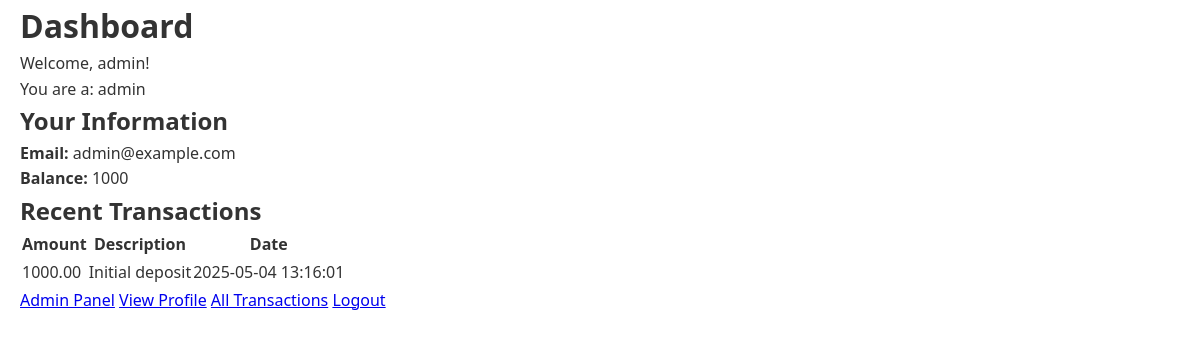
/dashboard.php (signed in), run on the app's committed database.
### tables this page shows
CREATE TABLE users (
    id INT AUTO_INCREMENT PRIMARY KEY,
    username VARCHAR(50) NOT NULL,
    password VARCHAR(255) NOT NULL,
    email VARCHAR(100) NOT NULL,
    role ENUM('user', 'admin') DEFAULT 'user',
    full_name VARCHAR(100),
    address TEXT,
    phone VARCHAR(20),
    created_at TIMESTAMP DEFAULT CURRENT_TIMESTAMP
);

CREATE TABLE transactions (
    id INT AUTO_INCREMENT PRIMARY KEY,
    user_id INT NOT NULL,
    amount DECIMAL(10,2) NOT NULL,
    description VARCHAR(255),
    transaction_date TIMESTAMP DEFAULT CURRENT_TIMESTAMP,
    FOREIGN KEY (user_id) REFERENCES users(id)
);

### includes/auth.php (called while the page is built, shortened)
<?php
class Auth {
    public static function isAdmin() {
        return isset($_SESSION['role']) && $_SESSION['role'] === 'admin';
    }
}
?>

### dashboard.php (the view, shortened to what this page needs)
<?php
require_once 'includes/auth.php';
$db = DB::connect();
$userId = $_SESSION['user_id'];
$user = $db->query("SELECT * FROM users WHERE id = $userId")->fetch(PDO::FETCH_ASSOC);
$transactions = $db->query("SELECT * FROM transactions WHERE user_id = $userId ORDER BY transaction_date DESC LIMIT 5")->fetchAll(PDO::FETCH_ASSOC);
?>
<!DOCTYPE html>
<html>
<head>
    <link rel="stylesheet" href="assets/style.css">
</head>
<body>
    <div class="container">
        <h1>Dashboard</h1>
        <p>Welcome, <?= htmlspecialchars($_SESSION['username'])?>!</p>
        <p>You are a: <?= htmlspecialchars($_SESSION['role']) ?></p>
        <div class="user-info">
            <h2>Your Information</h2>
            <p><strong>Email:</strong> <?= htmlspecialchars($user['email']) ?></p>
            <p><strong>Balance:</strong>
                <?= htmlspecialchars(array_sum(array_column($transactions, 'amount'))) ?></p>
        </div>
        <div class="recent-transactions">
            <h2>Recent Transactions</h2>
            <table>
                <tr>
                    <th>Amount</th>
                    <th>Description</th>
                    <th>Date</th>
                </tr>
                <?php foreach ($transactions as $tx): ?>
                <tr>
                    <td><?= htmlspecialchars($tx['amount']) ?></td>
                    <td><?= htmlspecialchars($tx['description']) ?></td>
                    <td><?= htmlspecialchars($tx['transaction_date']) ?></td>
                </tr>
                <?php endforeach; ?>
            </table>
        </div>
        <div class="actions">
            <?php if (Auth::isAdmin()): ?>
                <a href="admin.php" class="button">Admin Panel</a>
            <?php endif; ?>
            <a href="profile.php" class="button">View Profile</a>
            <a href="transactions.php" class="button">All Transactions</a>
            <a href="logout.php" class="button">Logout</a>
        </div>
    </div>
</body>
</html>

### assets/style.css (style rules this page uses)
:root { --primary-color: #0056b3; --primary-dark: #003d7a; --primary-light: #e6f0ff; --secondary-color: #00a86b; --accent-color: #ff6b35; --light-color: #f8f9fa; --dark-color: #212529; --gray-color: #6c757d; --light-gray: #e9ecef; --success-color: #28a745; --warning-color: #ffc107; --danger-color: #dc3545; --info-color: #17a2b8; --text-color: #333; --text-light: #6c757d; --border-radius: 8px; --box-shadow: 0 4px 12px rgba(0, 0, 0, 0.1); --transition: all 0.3s ease; --max-width: 1200px; }
* { box-sizing: border-box; margin: 0; padding: 0; }
body { font-family: 'Segoe UI', 'Roboto', 'Helvetica Neue', Arial, sans-serif; line-height: 1.6; background-color: #ffffff; color: var(--text-color); }
.container { width: 100%; max-width: var(--max-width); margin: 0 auto; padding: 0 20px; }

### data on the page
users: email "admin@example.com"
transactions: amount "1000.00", description "Initial deposit", transaction_date "2025-05-04 13:16:01"

### other printed values
$_SESSION['username'] "admin"
$_SESSION['role'] "admin"
array_sum(array_column($transactions, 'amount')) "1000"
